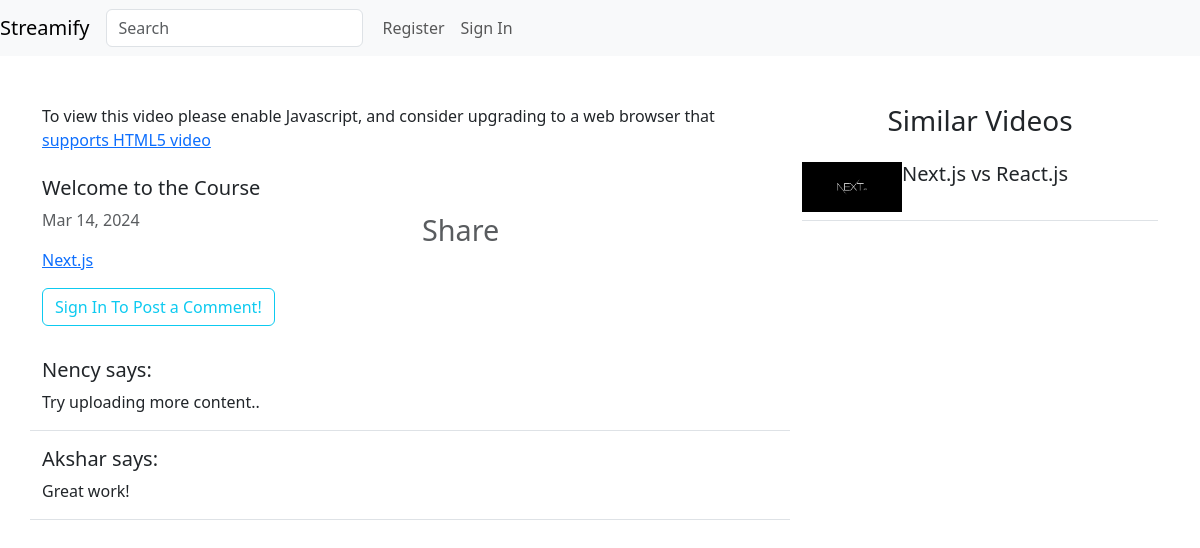
Page /videos/4/ on the earlier database version.
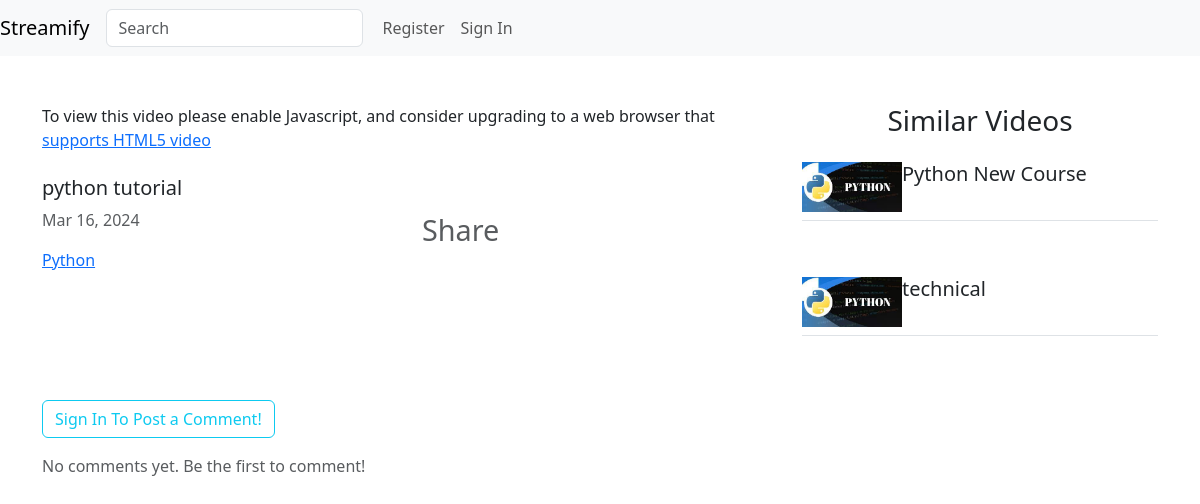
Same page on the later database version.
### videos/models.py (models this page shows, shortened)
class Video(models.Model):
    uploader = models.ForeignKey(User, on_delete=models.CASCADE)
    title = models.CharField(max_length=100)
    description = models.TextField()
    video_file = models.FileField(upload_to='uploads/video_files', validators=[FileExtensionValidator(allowed_extensions=['mp4'])])
    thumbnail = models.FileField(upload_to='uploads/thumbnails', validators=[FileExtensionValidator(allowed_extensions=['png','jpg','jpeg'])])
    date_posted = models.DateTimeField(default=timezone.now)
    category = models.ForeignKey('Category', on_delete=models.CASCADE)
    publish_date = models.DateTimeField(blank=True, null=True)

class Category(models.Model):
    name = models.CharField(max_length=30)
    def __str__(self):
        return self.name
    class Meta:
        verbose_name = 'Category'
        verbose_name_plural = 'Categories'

class Comment(models.Model):
    video = models.ForeignKey(Video, on_delete=models.CASCADE)
    user = models.ForeignKey(User, on_delete=models.CASCADE)
    comment = models.TextField()
    created_on = models.DateTimeField(auto_now_add=True)

### videos/views.py (the view, shortened to what this page needs)
# urls.py: path("<int:pk>/",DetailVideo.as_view(), name="video-detail"),
class DetailVideo(View):
    def get(self, request, pk , *args, **kwargs):
        video = Video.objects.get(pk=pk)
        form = CommentForm()
        comments = Comment.objects.filter(video=video).order_by('-created_on')
        paginator = Paginator(comments, 3)
        page_number = request.GET.get('page')
        comments_page = paginator.get_page(page_number)
        categories = Video.objects.filter(category=video.category)[:14]
        context = {
            'object': video,
            'comments': comments_page,
            'has_other_pages': comments_page.has_other_pages(),
            'categories': categories,
            'form': form,
        }
        return render(request, 'videos/video_detail.html', context)

### videos/forms.py
class CommentForm(forms.Form):
    comment = forms.CharField(widget=forms.Textarea(
        attrs={
            'class': 'form-control',
            'placeholder': 'Leave a comment...'
    }))

### videos/templates/videos/video_detail.html (shortened to what this page needs)
{% extends 'videos/base.html' %}
{% load crispy_forms_tags %}
{% block content %}
	<div class="container">
		<div class="row mt-5">
			<div class="col-md-8 col-sm-12 col-xs-12">
				<video-js
					width="720"
					height="405"
					controls
					data-setup='{"playbackRates": [0.5, 1, 1.5, 2], "fluid": true}'>
					<source src="/media/{{ object.video_file }}" type="video/mp4">
					<p class="vjs-no-js">
					To view this video please enable Javascript, and consider upgrading to a web browser that <a href="https://videojs.com/html5-video-support/" target="_blank">supports HTML5 video</a>
					</p>
				</video-js>
				<h5 class="mt-4">{{ object.title }}</h5>
				<div class="row">
					<div class="col-md-6 text-muted">
						<p>{{ object.date_posted | date:"M d, Y" }}</p>
                        <a class="category-link" href="{% url 'category-list' object.category.pk %}">{{ object.category }}</a>
					</div>
					<div class="col-md-6 text-muted text-right">
						<ion-icon class="video-icons" name="share-social-outline" type="button"  data-toggle="modal" data-target="#exampleModal">
                        Share
                    </ion-icon>
			</div>
		</div>
	</div>
    <div class="col-md-4 col-sm-12 col-xs-12">
        <h3 class="text-center mb-3">Similar Videos</h3>
        {% for category in categories %}
            {% if object.pk != category.pk %}
                <div class="position-relative d-flex flex-row mb-5 py-2 border-bottom">
                    <img src="{{ category.thumbnail.url }}" width="100" height="50" />
                    <h5 class="pl-3">{{ category.title }}</h5>
                </div>
            {% endif %}
        {% endfor %}
    </div>
</div>
    <div class="row mt-3">
        <div class="col-md-8 col-sm-12">
            {% if user.is_authenticated %}
            <form method="POST">
                {% csrf_token %}
                <legend class="border-bottom mb-4">Leave a Comment!</legend>
                {{ form | crispy }}
                <button class="btn btn-outline-info btn-block">Post</button>
            </form>
            {% else %}
            <a class="btn btn-outline-info btn-block" href="{% url 'account_login' %}">Sign In To Post a Comment!</a>
            {% endif %}
        </div>
    </div>
	{% if comments %}
	<div class="row mt-3">
        <div class="col-md-12">
			{% for comment in comments %}
			<div class="row mt-3">
				<div class="col-md-8 col-sm-12 border-bottom">
					<h5>{{ comment.user }} says:</h5>
					<p>{{ comment.comment }}</p>
				</div>
			</div>
			{% endfor %}
        </div>
    </div>
{% else %}
    <p class="text-muted mt-3">No comments yet. Be the first to comment!</p>
	{% endif %}
</div>
{% endblock content %}

Differences in the rows shown:
no longer on this page (row edited): Video: thumbnail (picture), title "Next.js vs React.js"
no longer on this page (row edited): Comment: user "Nency", comment "Try uploading more content.."
no longer on this page (row edited): Comment: user "Akshar", comment "Great work!"
changed Video: title "Welcome to the Course" → "python tutorial"; date_posted "Mar 14, 2024" → "Mar 16, 2024"; category "Next.js" → "Python"
now on this page (row edited): Video: thumbnail (picture), title "Python New Course"
added Video: thumbnail (picture), title "technical"
Other differences:
text now shown: "No comments yet. Be the first to comment!"
